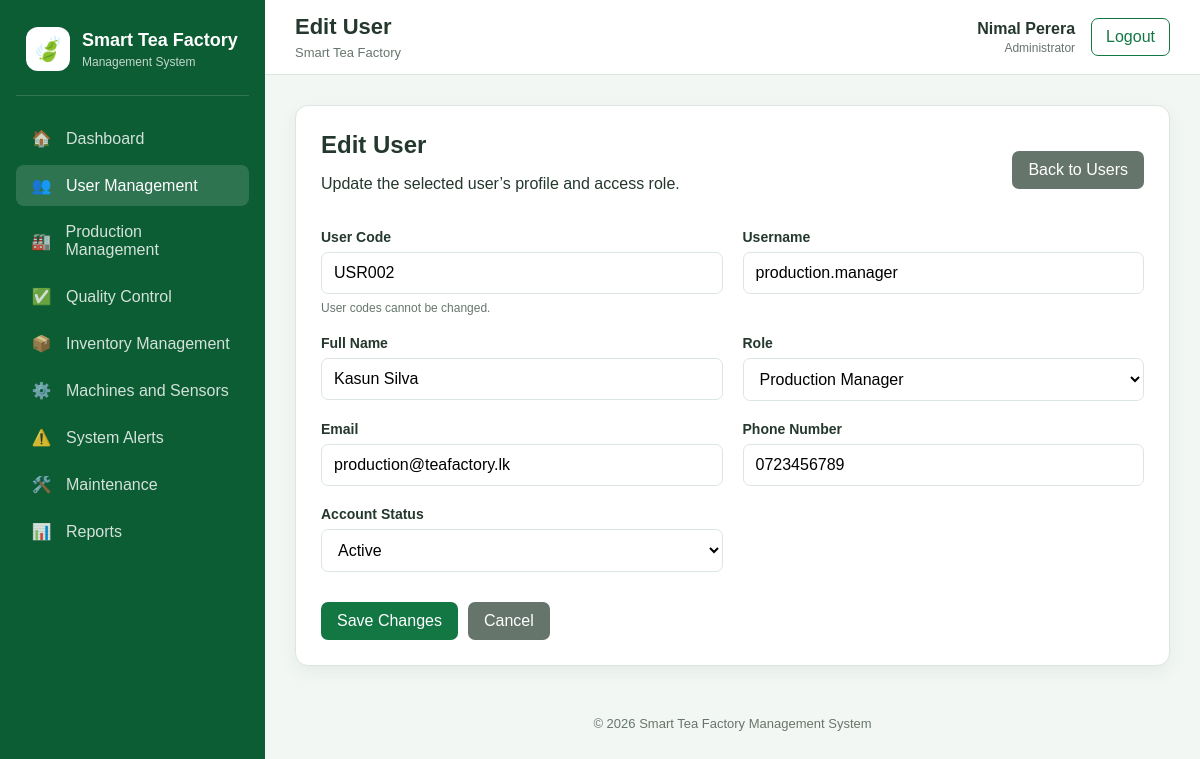
Page /public/users/edit.php?id=2 (signed in) on the committed database.
### tables this page shows
CREATE TABLE users (
    user_id INT UNSIGNED AUTO_INCREMENT,
    user_code VARCHAR(10) NOT NULL,
    username VARCHAR(50) NOT NULL,
    password_hash VARCHAR(255) NOT NULL,
    full_name VARCHAR(100) NOT NULL,

    role ENUM(
        'Administrator',
        'Production Manager',
        'Quality Officer',
        'Machine Operator',
        'Store Keeper'
    ) NOT NULL,

    email VARCHAR(100),
    phone VARCHAR(20),

    account_status ENUM(
        'Active',
        'Inactive'
    ) NOT NULL DEFAULT 'Active',

    last_login_at DATETIME NULL,

    created_at TIMESTAMP NOT NULL DEFAULT CURRENT_TIMESTAMP,

    updated_at TIMESTAMP NOT NULL
        DEFAULT CURRENT_TIMESTAMP
        ON UPDATE CURRENT_TIMESTAMP,

    CONSTRAINT pk_users
        PRIMARY KEY (user_id),

    CONSTRAINT uq_users_user_code
        UNIQUE (user_code),

    CONSTRAINT uq_users_username
        UNIQUE (username),

    CONSTRAINT uq_users_email
        UNIQUE (email)
);

### src/auth.php (called while the page is built, shortened)
<?php
function currentUser(): ?array
{
    return $_SESSION['user'] ?? null;
}
function requireLogin(): void
{
    try {
        $pdo = getDatabaseConnection();
        $statement = $pdo->prepare(
            "SELECT
                user_id,
                user_code,
                username,
                full_name,
                role,
                account_status
             FROM users
             WHERE user_id = :user_id"
        );
        $statement->execute([
            'user_id' => $_SESSION['user']['user_id']
        ]);
    } catch (Throwable $exception) {
        error_log(
            'Session user verification error: ' .
            $exception->getMessage()
        );
        http_response_code(500);
        exit(
            'The system could not verify your account. ' .
            'Please try again later.'
        );
    }
}

### src/permissions.php (called while the page is built, shortened)
<?php
require_once __DIR__ . '/auth.php';
function can(string $permission): bool
{
    $user = currentUser();
    $allowedRoles = PERMISSION_ROLES[$permission] ?? [];
    return in_array(
        $user['role'],
        $allowedRoles,
        true
    );
}
function requirePermission(string $permission): void
{
    requireLogin();
}

### public/users/edit.php (the view, shortened to what this page needs)
<?php
require_once __DIR__ . '/../../src/permissions.php';
requirePermission('manage_users');
$userId = filter_input(
    INPUT_GET,
    'id',
    FILTER_VALIDATE_INT
);
$pdo = getDatabaseConnection();
$statement = $pdo->prepare(
    "SELECT
        user_id,
        user_code,
        username,
        full_name,
        role,
        email,
        phone,
        account_status
     FROM users
     WHERE user_id = :user_id"
);
$statement->execute([
    'user_id' => $userId
]);
$editingUser = $statement->fetch();
$oldInput = $_SESSION['user_edit_input'] ?? [];
$formData = array_merge(
    $editingUser,
    $oldInput
);
$roles = [
    'Administrator',
    'Production Manager',
    'Quality Officer',
    'Machine Operator',
    'Store Keeper'
];
$currentLoggedUser = currentUser();
$isEditingOwnAccount =
    (int) $currentLoggedUser['user_id']
    === (int) $editingUser['user_id'];
$pageTitle = 'Edit User';
$currentModule = 'users';
require_once __DIR__ . '/../../templates/header.php';
?>
<section class="card">
    <div class="page-actions">
        <div>
            <h2>Edit User</h2>
            <p>
                Update the selected user’s profile and access role.
            </p>
        </div>
        <a
            href="<?= BASE_URL ?>/users/index.php"
            class="button button-secondary"
        >
            Back to Users
        </a>
    </div>
    <form
        action="<?= BASE_URL ?>/users/update.php"
        method="POST"
        class="form-grid"
    >
        <div class="form-group">
            <label for="user_code">User Code</label>
            <input
                type="text"
                id="user_code"
                value="<?= htmlspecialchars(
                    $editingUser['user_code']
                ) ?>"
                readonly
            >
            <span class="form-help">
                User codes cannot be changed.
            </span>
        </div>
        <div class="form-group">
            <label for="username">Username</label>
            <input
                type="text"
                id="username"
                name="username"
                value="<?= htmlspecialchars(
                    $formData['username']
                ) ?>"
                maxlength="50"
                required
            >
        </div>
        <div class="form-group">
            <label for="full_name">Full Name</label>
            <input
                type="text"
                id="full_name"
                name="full_name"
                value="<?= htmlspecialchars(
                    $formData['full_name']
                ) ?>"
                maxlength="100"
                required
            >
        </div>
        <div class="form-group">
            <label for="role">Role</label>
            <select
                id="role"
                name="role"
                <?= $isEditingOwnAccount ? 'disabled' : '' ?>
                required
            >
                <?php foreach ($roles as $role): ?>
                    <option
                        value="<?= htmlspecialchars($role) ?>"
                        <?= $formData['role'] === $role
                            ? 'selected'
                            : '' ?>
                    >
                        <?= htmlspecialchars($role) ?>
                    </option>
                <?php endforeach; ?>
            </select>
        </div>
        <div class="form-group">
            <label for="email">Email</label>
            <input
                type="email"
                id="email"
                name="email"
                value="<?= htmlspecialchars(
                    $formData['email'] ?? ''
                ) ?>"
                maxlength="100"
            >
        </div>
        <div class="form-group">
            <label for="phone">Phone Number</label>
            <input
                type="text"
                id="phone"
                name="phone"
                value="<?= htmlspecialchars(
                    $formData['phone'] ?? ''
                ) ?>"
                maxlength="20"
            >
        </div>
        <div class="form-group">
            <label for="account_status">Account Status</label>
            <select
                id="account_status"
                name="account_status"
                <?= $isEditingOwnAccount ? 'disabled' : '' ?>
                required
            >
                <option
                    value="Active"
                    <?= $formData['account_status'] === 'Active'
                        ? 'selected'
                        : '' ?>
                >
                    Active
                </option>
            </select>
        </div>
        <div class="form-actions">
            <button type="submit" class="button">
                Save Changes
            </button>
            <a
                href="<?= BASE_URL ?>/users/index.php"
                class="button button-secondary"
            >
                Cancel
            </a>
        </div>
    </form>
</section>
<?php require_once __DIR__ . '/../../templates/footer.php'; ?>

### templates/header.php (shortened to what this page needs)
<?php
require_once __DIR__ . '/../src/permissions.php';
$pageTitle = $pageTitle ?? 'Dashboard';
$currentModule = $currentModule ?? 'dashboard';
$user = currentUser();
?>
<!DOCTYPE html>
<html lang="en">
<head>
    <link
        rel="stylesheet"
        href="<?= BASE_URL ?>/assets/css/app.css"
    >
</head>
<body>
<div class="app-shell">
    <aside class="sidebar">
        <div class="brand">
            <div class="brand-icon">🍃</div>
            <div>
                <h1>Smart Tea Factory</h1>
                <p>Management System</p>
            </div>
        </div>
        <nav class="sidebar-nav">
            <a
                class="nav-link
                    <?= $currentModule === 'dashboard'
                        ? 'active'
                        : '' ?>"
                href="<?= BASE_URL ?>/dashboard.php"
            >
                <span class="nav-icon">🏠</span>
                Dashboard
            </a>
            <?php foreach (SYSTEM_MODULES as $key => $module): ?>
                <?php if (can($module['permission'])): ?>
                    <a
                        class="nav-link
                            <?= $currentModule === $key
                                ? 'active'
                                : '' ?>"
                        href="<?= BASE_URL . ($module['path'] ?? '/module.php?name=' . urlencode($key)) ?>"
                    >
                        <span class="nav-icon">
                            <?= $module['icon'] ?>
                        </span>
                        <?= htmlspecialchars($module['title']) ?>
                    </a>
                <?php endif; ?>
            <?php endforeach; ?>
        </nav>
    </aside>
    <div class="main-area">
        <header class="topbar">
            <div class="topbar-title">
                <h2><?= htmlspecialchars($pageTitle) ?></h2>
                <p><?= APP_NAME ?></p>
            </div>
            <div class="user-area">
                <div class="user-information">
                    <strong>
                        <?= htmlspecialchars($user['full_name']) ?>
                    </strong>
                    <span>
                        <?= htmlspecialchars($user['role']) ?>
                    </span>
                </div>
                <form
                    action="<?= BASE_URL ?>/logout.php"
                    method="POST"
                >
                    <button
                        type="submit"
                        class="logout-button"
                    >
                        Logout
                    </button>
                </form>
            </div>
        </header>
        <main class="page-content">

### public/assets/css/app.css (style rules this page uses)
* { box-sizing: border-box; }
:root { --primary: #137744; --primary-dark: #0d5d34; --primary-light: #dff2e5; --background: #f2f7f3; --surface: #ffffff; --text: #24382d; --muted: #67766d; --border: #dce6df; --danger: #c92a34; --warning: #b26a00; --success: #137744; --sidebar-width: 265px; }
body { margin: 0; font-family: Arial, sans-serif; background: var(--background); color: var(--text); }
button, input, select, textarea { font: inherit; }
.app-shell { min-height: 100vh; display: grid; grid-template-columns: var(--sidebar-width) 1fr; }
.sidebar { height: 100vh; position: sticky; top: 0; display: flex; flex-direction: column; padding: 22px 16px; background: var(--primary-dark); color: white; overflow-y: auto; }
.brand { display: flex; align-items: center; gap: 12px; padding: 5px 10px 24px; border-bottom: 1px solid rgba(255, 255, 255, 0.15); }
.brand-icon { width: 44px; height: 44px; display: grid; place-items: center; border-radius: 12px; background: white; font-size: 24px; }
.brand h1 { margin: 0; font-size: 18px; }
.brand p { margin: 4px 0 0; font-size: 12px; opacity: 0.75; }
.sidebar-nav { display: flex; flex-direction: column; gap: 6px; margin-top: 22px; }
.nav-link { display: flex; align-items: center; gap: 12px; padding: 11px 13px; border-radius: 8px; color: rgba(255, 255, 255, 0.82); text-decoration: none; }
.nav-link:hover, .nav-link.active { background: rgba(255, 255, 255, 0.14); color: white; }
.nav-icon { width: 25px; text-align: center; }
.main-area { min-width: 0; }
.topbar { min-height: 74px; display: flex; justify-content: space-between; align-items: center; gap: 20px; padding: 14px 30px; background: white; border-bottom: 1px solid var(--border); }
.topbar-title h2 { margin: 0; font-size: 22px; }
.topbar-title p { margin: 5px 0 0; color: var(--muted); font-size: 13px; }
.user-area { display: flex; align-items: center; gap: 16px; }
.user-information { text-align: right; }
.user-information strong, .user-information span { display: block; }
.user-information span { margin-top: 3px; color: var(--muted); font-size: 12px; }
.logout-button { padding: 9px 14px; border: 1px solid var(--primary); border-radius: 7px; background: white; color: var(--primary); cursor: pointer; }
.page-content { padding: 30px; }
.card { padding: 25px; border: 1px solid var(--border); border-radius: 13px; background: white; box-shadow: 0 6px 18px rgba(0, 50, 25, 0.06); }
.page-actions { display: flex; justify-content: space-between; align-items: center; gap: 15px; margin-bottom: 20px; }
.page-actions h2 { margin: 0; }
.button { display: inline-block; padding: 10px 16px; border: none; border-radius: 7px; background: var(--primary); color: white; text-decoration: none; cursor: pointer; }
.button-secondary { background: #66756c; }
.form-grid { display: grid; grid-template-columns: repeat(2, minmax(0, 1fr)); gap: 20px; }
.form-group { display: flex; flex-direction: column; gap: 7px; }
.form-group label { font-weight: bold; font-size: 14px; }
.form-group input, .form-group select, .form-group textarea { width: 100%; padding: 11px 12px; border: 1px solid var(--border); border-radius: 7px; background: white; }
.form-help { color: var(--muted); font-size: 12px; }
.form-actions { grid-column: 1 / -1; display: flex; gap: 10px; padding-top: 10px; }

### rows in the picture
users: full_name "Nimal Perera", role "Administrator"
users: user_code "USR002", username "production.manager", full_name "Kasun Silva", role "Production Manager", email "production@teafactory.lk", phone "0723456789", account_status "Active"

### other values in the picture
$module['icon'] "👥"
$module['title'] "User Management"
$module['icon'] "🏭"
$module['title'] "Production Management"
$module['icon'] "✅"
$module['title'] "Quality Control"
$module['icon'] "📦"
$module['title'] "Inventory Management"
$module['icon'] "⚙️"
$module['title'] "Machines and Sensors"
$module['icon'] "⚠️"
$module['title'] "System Alerts"
$module['icon'] "🛠️"
$module['title'] "Maintenance"
$module['icon'] "📊"
